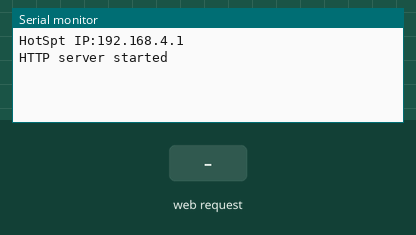
The sketch below on a simulated ESP8266 (NodeMCU). Shown: the last lines printed to the serial monitor. The test bench sets the inputs (shaded band). A WiFi scan finds three made-up networks.

Above: at 1.2 s.
1.3 s: HTTP request GET / received
At 2.5 s:
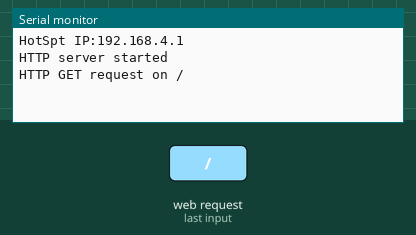
2.8 s: HTTP request GET /ping received
At 3.9 s:
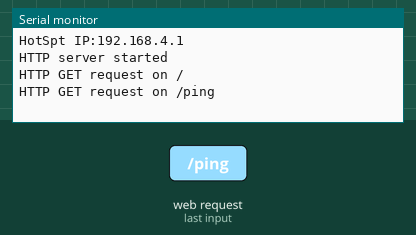
4.3 s: HTTP request GET /setup/params received
At 5.0 s:
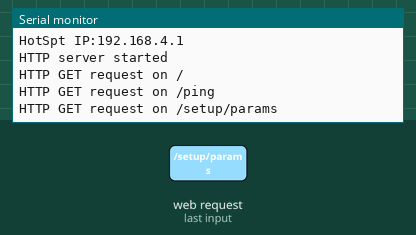
5.8 s: HTTP request GET /setup received
At 7.5 s:
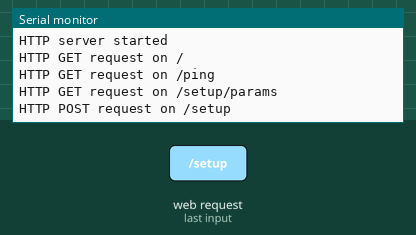
7.8 s: HTTP request GET /setup?plain=1 received
At 8.9 s:
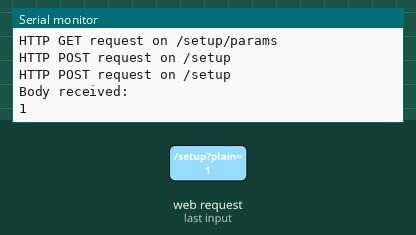

Measured:
- after the input at 1.3 s, the serial monitor: prints a new line at once (image 1)
- after the input at 2.8 s, the serial monitor: prints a new line at once (image 2)
- after the input at 4.3 s, the serial monitor: prints a new line at once (image 3)
- after the input at 5.8 s, the serial monitor: prints a new line after 0.50 s (image 4)
- after the input at 7.8 s, the serial monitor: prints a new line at once (image 5)

The sketch:

esp-device-wifi-setup.ino
```cpp
#include <ESP8266WiFi.h>
#include <WiFiClient.h>
#include <ESP8266WebServer.h>

// SSID and Password to your ESP Access Point
const char * ssid = "TagoIO Device Wifi Setup";
const char * password = "";

// Server on port 80
ESP8266WebServer server(80);

//==============================================================
//     HTTP Routes
//==============================================================
void handleRoot() {
  Serial.println("HTTP GET request on /");
  server.send(200, "application/json", "{ \"status\": true, \"message\": \"TagoIO Device Wifi Setup - Server Running\" }");
}

void handlePing() {
  Serial.println("HTTP GET request on /ping");
  server.send(200, "application/json", "{ \"pong\": true }");
}

void handleParams() {
  Serial.println("HTTP GET request on /setup/params");

  int ssidIndexes = WiFi.scanNetworks();

  // Formating SSID list as JSON Array of string
  // e.g ["My Wifi", "Neighbor's Wifi", "Other Wifi"]
  String ssidList = "";
  for (int i = 0; i < ssidIndexes; i++) {
    if (i == 0) {
      ssidList = "\"" + WiFi.SSID(i) + "\"";
    } else {
      ssidList += ",\"" + WiFi.SSID(i) + "\"";
    }
  }

  String jsonParams = "[{\"name\": \"name\",\"required\": true,\"type\": \"text\",\"placeholder\": \"Device Name\"},{\"name\": \"ssid\",\"required\": true,\"type\": \"autocomplete\",\"placeholder\": \"SSID\",\"options\": [" + ssidList + "]},{\"name\": \"password\",\"type\": \"password\",\"placeholder\": \"SSID Password\"}]";
  server.send(200, "application/json", jsonParams);
}

void handleSetup() {
  Serial.println("HTTP POST request on /setup");

  // Check if body received
  if (server.hasArg("plain") == false) {
    server.send(400, "application/json", "{ \"status\": false, \"message\": \"body not sent\" }");
    return;
  }

  String message = "Body received:\n";
  message += server.arg("plain");
  message += "\n";

  Serial.println(message);

  // TODO: here you save the data of the wifi settings the user typed

  server.send(200, "application/json", "{ \"status\": true }");
}

//===============================================================
//    SETUP
//===============================================================
void setup(void) {
  Serial.begin(9600);
  Serial.println("");

  // Only Access point
  WiFi.mode(WIFI_AP);
  // Start Hotspot removing password will disable security
  WiFi.softAP(ssid, password);

  // Get IP address
  IPAddress myIP = WiFi.softAPIP();
  Serial.print("HotSpt IP:");
  Serial.println(myIP);

  // Bind routes with functions
  server.on("/", handleRoot);
  server.on("/ping", handlePing);
  server.on("/setup/params", handleParams);
  server.on("/setup", handleSetup);

  // Start server
  server.begin();
  Serial.println("HTTP server started");
}

//===============================================================
//    LOOP
//===============================================================
void loop(void) {
  // Handle client requests
  server.handleClient();
}
```
